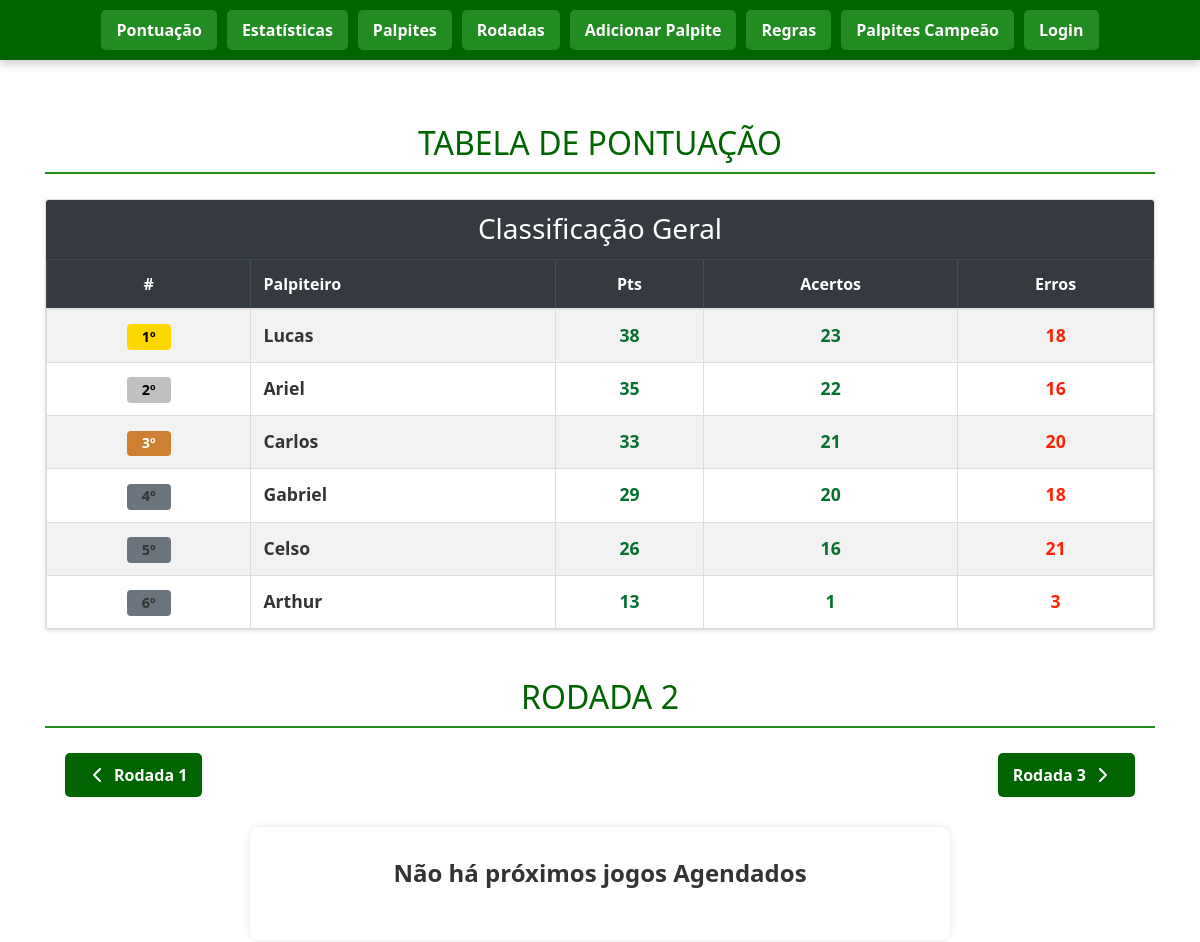
Before: /?rodada=2 (upper part) with the older database file.
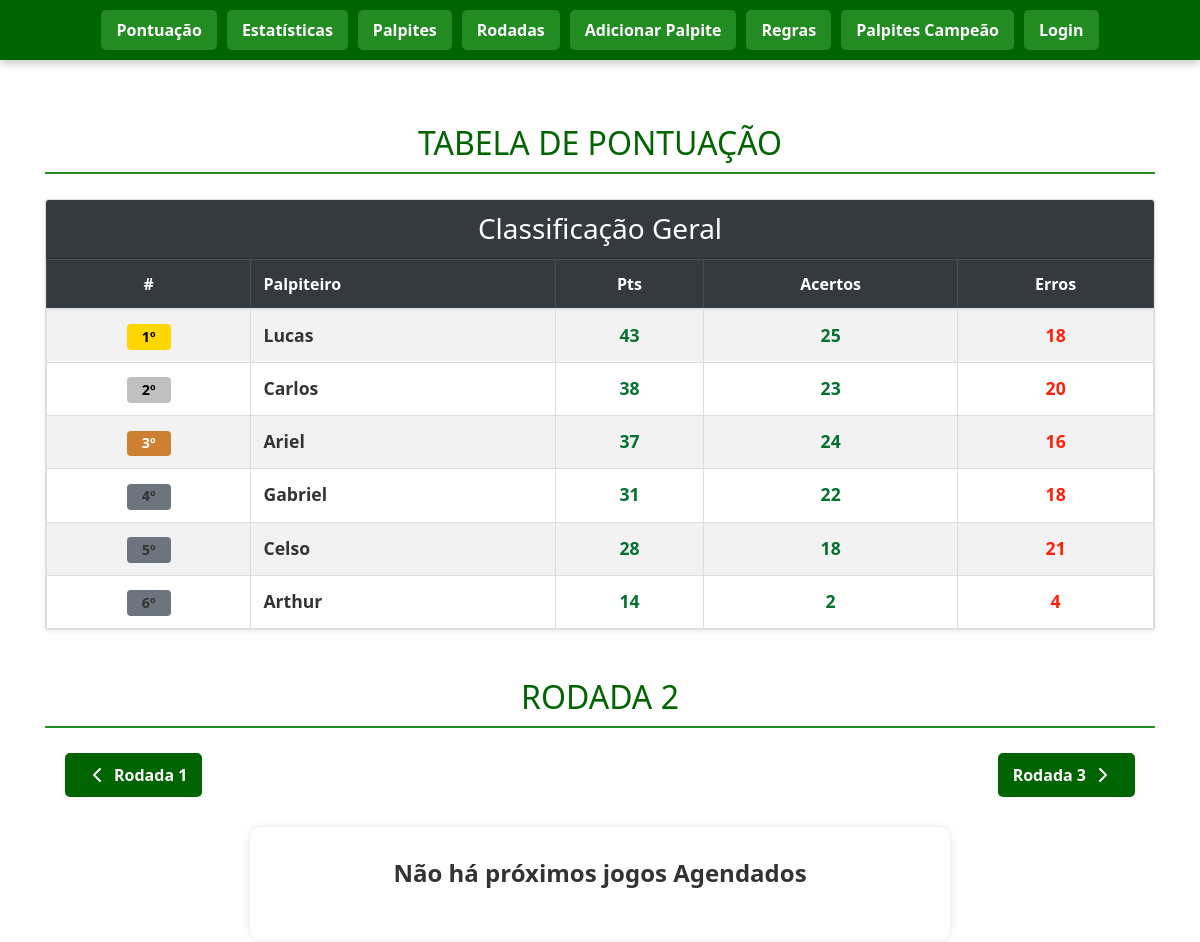
After: the same page with the newer database file.
### tables this page shows
CREATE TABLE pontuacao (
        id INTEGER PRIMARY KEY AUTOINCREMENT,
        posicao INTEGER,
        nome TEXT UNIQUE,
        pontos INTEGER DEFAULT 0,
        acertos INTEGER DEFAULT 0,
        erros INTEGER DEFAULT 0
    , pontos_bonus INTEGER DEFAULT 0);

### app.py (the view)
@app.route('/')
def index():
    conn = get_db_connection()
    pontuacao = conn.execute('''
        SELECT nome, acertos, erros, pontos, pontos_bonus,
               (pontos + pontos_bonus) as total_pontos
        FROM pontuacao
        ORDER BY total_pontos DESC, acertos DESC
    ''').fetchall()
    agora = datetime.now()
    rodada_param = request.args.get('rodada', type=int)
    rodadas_disponiveis = sorted([r['rodada'] for r in conn.execute("SELECT DISTINCT rodada FROM jogos ORDER BY rodada").fetchall()])
    if rodada_param and rodada_param in rodadas_disponiveis:
        rodada_ativa = rodada_param
    else:
        rodada_ativa = rodadas_disponiveis[-1] if rodadas_disponiveis else 1
    rodada_index = rodadas_disponiveis.index(rodada_ativa) if rodada_ativa in rodadas_disponiveis else -1
    tem_proxima = rodada_index != -1 and rodada_index < len(rodadas_disponiveis) - 1
    tem_anterior = rodada_index > 0
    agora_str = agora.strftime('%Y-%m-%d %H:%M')
    jogos_futuros = conn.execute(
        "SELECT id, rodada, time1_nome, time1_img, time1_sigla, time2_nome, time2_img, time2_sigla, data_hora, local, placar_time1, placar_time2 FROM jogos WHERE rodada = ? AND data_hora > ? ORDER BY data_hora ASC",
        (rodada_ativa, agora_str)
    ).fetchall()
    jogos_passados = conn.execute(
        "SELECT id, rodada, time1_nome, time1_img, time1_sigla, time2_nome, time2_img, time2_sigla, data_hora, local, placar_time1, placar_time2, status FROM jogos WHERE rodada = ? AND data_hora <= ? ORDER BY data_hora DESC",
        (rodada_ativa, agora_str)
    ).fetchall()
    conn.close()
    print(f"\n[LOG] Acessando página inicial - Rodada ativa: {rodada_ativa}")
    print(f"[LOG] Jogos futuros: {len(jogos_futuros)}, Jogos passados: {len(jogos_passados)}\n")
    return render_template('index.html',
        pontuacao=pontuacao,
        rodada_ativa=rodada_ativa,
        jogos_futuros=jogos_futuros,
        jogos_passados=jogos_passados,
        rodadas_disponiveis=rodadas_disponiveis,
        tem_proxima=tem_proxima,
        tem_anterior=tem_anterior,
        proxima_rodada=rodadas_disponiveis[rodada_index + 1] if tem_proxima else None,
        anterior_rodada=rodadas_disponiveis[rodada_index - 1] if tem_anterior else None
    )

### app.py (called while the page is built)
def get_db_connection():
    conn = sqlite3.connect('palpites.db')
    conn.row_factory = sqlite3.Row
    return conn

### templates/index.html (shortened to what the changed rows need)
<!DOCTYPE html>
<html lang="pt">
<head>
    <link rel="stylesheet" href="https://stackpath.bootstrapcdn.com/bootstrap/4.5.2/css/bootstrap.min.css">
    <link rel="stylesheet" href="{{ url_for('static', filename='style.css') }}">
</head>
<body>
    <main style="padding-top: 80px;">
        <div class="container py-4">
            <div class="text-center mb-4">
                <h1 class="display-5 fw-bold" style="color: #006400;">TABELA DE PONTUAÇÃO</h1>
            </div>
        <div class="card shadow-sm mb-5">
            <div class="card-body p-0">
                <div class="table-responsive">
                    <table class="table table-striped table-hover mb-0">
                        <thead class="table-dark">
                            <tr>
                                <th class="text-center">#</th>
                                <th>Palpiteiro</th>
                                <th class="text-center">Pts</th>
                                <th class="text-center">Acertos</th>
                                <th class="text-center">Erros</th>
                            </tr>
                        </thead>
                        <tbody>
                            {% for jogador in pontuacao %}
                            <tr class="align-middle">
                                <td class="text-center">
                                    {% if loop.index == 1 %}
                                        <span class="badge bg-gold">{{ loop.index }}º</span>
                                    {% elif loop.index == 2 %}
                                        <span class="badge bg-silver">{{ loop.index }}º</span>
                                    {% elif loop.index == 3 %}
                                        <span class="badge bg-bronze">{{ loop.index }}º</span>
                                    {% else %}
                                        <span class="badge bg-secondary">{{ loop.index }}º</span>
                                    {% endif %}
                                </td>
                                <td>
                                    <div class="d-flex align-items-center">
                                        <strong class="player-name">{{ jogador.nome }}</strong>
                                    </div>
                                </td>
                                <td class="pri">{{ jogador.total_pontos }}</td>
                                <td class="pri">{{ jogador.acertos }}</td>
                                <td class="qui">{{ jogador.erros }}</td>
                            </tr>
                            {% endfor %}
                        </tbody>
                    </table>
                </div>
            </div>
        </div>
        <h2>RODADA {{ rodada_ativa }}</h2>
        {% if jogos_passados %}
        <br>
        {% endif %}
        </div>
    </main>
</body>
</html>

Changed rows visible on the page:
changed pontuacao "Lucas": total_pontos "38" → "43"; acertos "23" → "25"
changed pontuacao "Carlos": total_pontos "33" → "38"; acertos "21" → "23"; moves up the list
changed pontuacao "Ariel": total_pontos "35" → "37"; acertos "22" → "24"
changed pontuacao "Gabriel": total_pontos "29" → "31"; acertos "20" → "22"
changed pontuacao "Celso": total_pontos "26" → "28"; acertos "16" → "18"
changed pontuacao "Arthur": total_pontos "13" → "14"; acertos "1" → "2"; erros "3" → "4"
